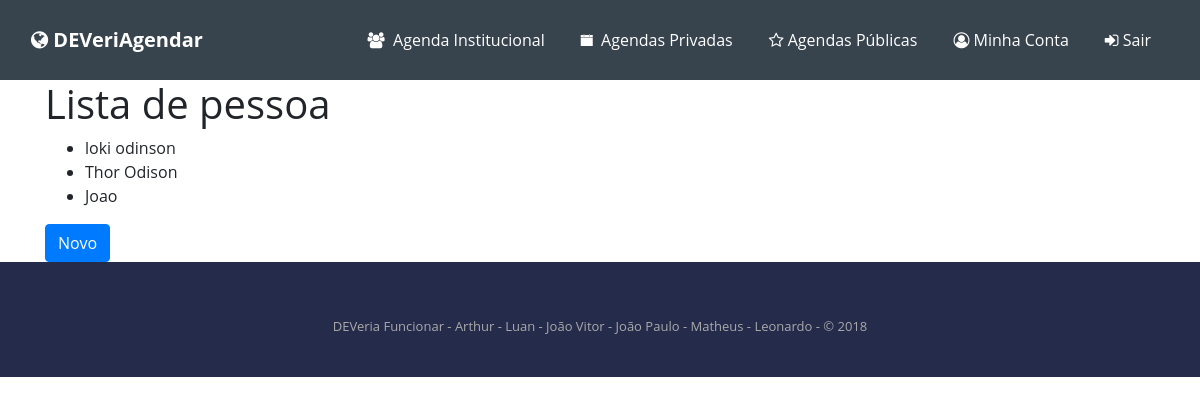
Screenshot of /contas/ with the database file from the repository.
### Agenda/models.py (models this page shows, shortened)
class Usuario(models.Model):
    usuario = models.OneToOneField(User, related_name="usuario", on_delete=models.CASCADE)
    nome = models.CharField(max_length=60, null=False)
    email = models.EmailField(max_length=45, null=False)
    bio = models.TextField(blank=True)
    telefone = models.CharField(max_length=12, null=True, blank=True)
    foto_de_Perfil = models.ImageField(upload_to='perfil', null=True, blank=True)

### Agenda/views.py (the view)
# urls.py: path('contas/', lista_contas, name='home_tipos'),
def lista_contas(request):  # metado de teste pego do SGE
    lista_tipos = Usuario.objects.all()
    return render(request, 'tipo.html', context={'tipos': lista_tipos})

### Agenda/templates/tipo.html
{% extends 'home.html' %}
{% block conteudo %}
  <h1>Lista de pessoa</h1>
  <ul>
  {% for tipo in tipos %}
      <li>{{ tipo.nome }}</li>
  {% endfor %}
  </ul>
  <a class="btn btn-primary" role='button' href='/criarconta/'>Novo</a>
{% endblock %}

### Agenda/static/css/Customizable-Background--Overlay.css (style rules this page uses)
*, *:before, *:after { -webkit-box-sizing:border-box; -moz-box-sizing:border-box; box-sizing:border-box; }

### Agenda/static/css/JLX-Contact-Form-with-Placeholder-FI.css (style rules this page uses)
* { margin:0; }
* { -webkit-border-radius:0 0 0 0; border-radius:0 0 0 0; font-family:'Open Sans'; }

### rows the page displays
Usuario: nome "loki odinson"
Usuario: nome "Thor Odison"
Usuario: nome "Joao"
